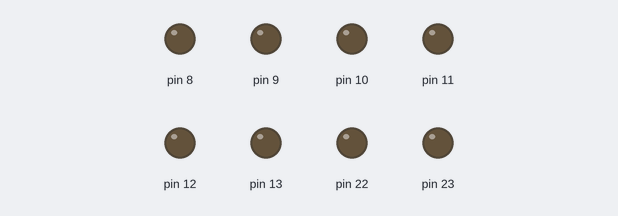
Simulated run of this sketch. Board: Arduino Uno, built with avr-gcc and run on an emulated ATmega328P. Parts: output pins drawn as LEDs (lit = HIGH).

Above: at 0.2 s.
At 2.35 s:
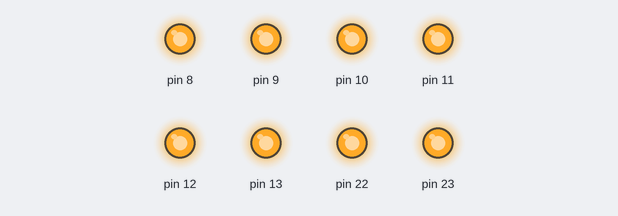
Timing chart, 0 to 3.0 s (numbered marks = the images above):
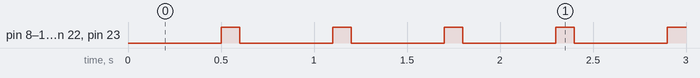

The sketch:

task2.ino
```cpp
#include<avr/io.h>
#include<util/delay.h>

int main(void)
{
  DDRB=0xff; //Declare full port C as output
  while(1)
  {
    PORTB=0x00;      //Turn of all output
    _delay_ms(500);  //Wait for 100ms
    PORTB=0xff;      //Turn on all output
    _delay_ms(100);  //Wait for 100 ms
  }
}
```

Measured:
- by itself, pin 8–13, pin 22, pin 23: alternates HIGH for 0.10 s and LOW for 0.50 s
